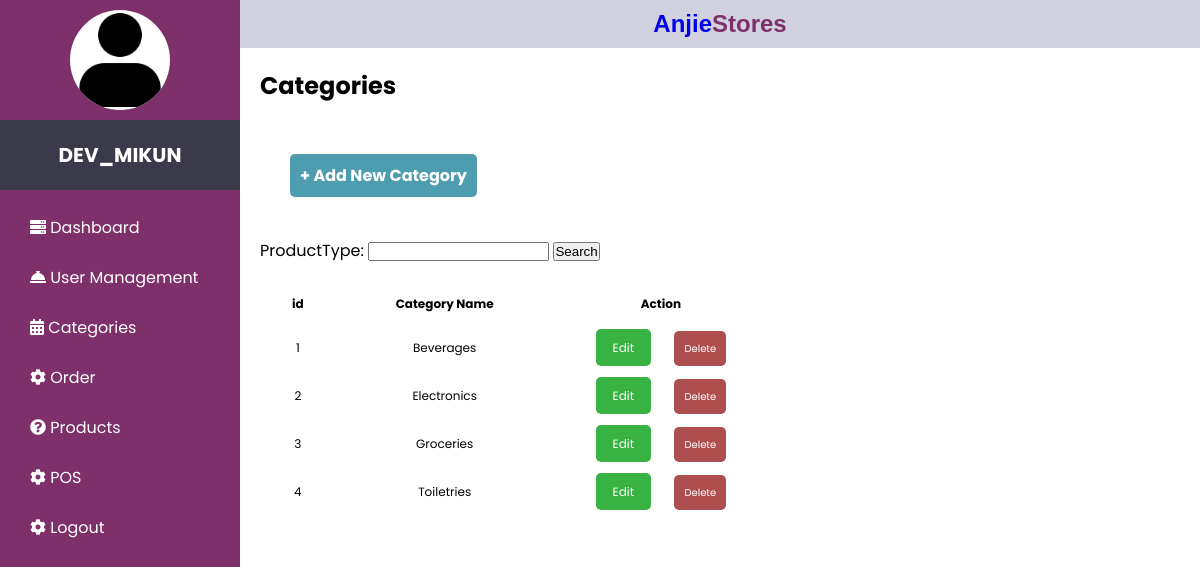
Page /categories/ (signed in) on the committed database.
### inventory/models.py (models this page shows, shortened)
class ProductType(models.Model):
    productTypeID = models.IntegerField()
    productType = models.CharField(max_length=20)

### inventory/views.py (the view)
# urls.py: path('categories/', views.categories, name='categories'),
def categories(request):
    productsType = ProductType.objects.all()
    prodTypefilter = ProductTypeFilter(request.GET, queryset=productsType)
    context = {
        "productsType": productsType,
        "prodTypefilter": prodTypefilter
    }
    return render(request, 'inventory/categories.html',context)

### inventory/templates/inventory/categories.html
{% extends "inventory/index.html" %}
{% load static %}
{% block content %}
<section id="categories">
    <div class="main">
        <a href="/index.html"><h1>Anjie<span style="color:rgb(126, 48, 106)">Stores</span></h1></a>
        <div class="cat-container">
            <h2>Categories</h2>
            <div class="button-add">
                <a href="/categories.html" >+ Add New Category</a>
            </div>
            <div class="cat-options">
                <form action="" method="get">
                    {{prodTypefilter.form}}
                    <button type="submit">Search</button>
                </form>
            </div>
            <div class="table-container">
                <table>
                    <tr>
                      <th>id</th>
                      <th>Category Name</th>
                      <th>Action</th>
                    </tr>
                    {% for producttype in productsType %}
                        <tr>
                            <td>{{producttype.productTypeID}}</td>
                            <td>{{producttype.productType}}</td>
                            <td>
                                <a class="Edit" href="#">Edit</a>
                                <a class="Deactivate" href="#">Delete</a>
                            </td>
                        </tr>
                    {% endfor %}
                </table>
            </div>
        </div>
</section>
{% endblock %}

### inventory/templates/inventory/index.html (shortened to what this page needs)
{% load static %}
<!DOCTYPE html>
<html lang="en">
    <head>
        <link rel="stylesheet" href="{% static 'inventory/style.css' %}" />
        <link rel="stylesheet" href="https://use.fontawesome.com/releases/v5.7.0/css/all.css"/>
    </head>
    <body>
        <div class="sidebar">
            <div class="div-img">
                <img src="{% static 'inventory/images/user.png' %}" alt="current user">
                <h2>{{user}}</h2>
            </div>
            <ul class="nav">
                <li>
                    <a href="{% url 'dashboard' %}">
                        <i class="fas fa-server"></i>
                        <span>Dashboard</span>
                    </a>
                </li>
                <li>
                    <a href="{% url 'usr_mgt' %}">
                        <i class="fas fa-concierge-bell"></i>
                        <span>User Management</span>
                    </a>
                </li>
                <li>
                    <a href="{% url 'categories' %}">
                        <i class="fas fa-calendar-alt"></i>
                        <span>Categories</span>
                    </a>
                </li>
                <li>
                    <a href="{% url 'order' %}">
                        <i class="fas fa-cog"></i>
                        <span>Order</span>
                    </a>
                </li>
                <li>
                    <a href="{% url 'products' %}">
                        <i class="fas fa-question-circle"></i>
                        <span>Products</span>
                    </a>
                </li>
                <li>
                    <a href="{% url 'pos' %}">
                        <i class="fas fa-cog"></i>
                        <span>POS</span>
                    </a>
                </li>
                <li>
                    <a href="{% url 'login_page' %}">
                        <i class="fas fa-cog"></i>
                        <span>Logout</span>
                    </a>
                </li>
            </ul>
        </div>
        {% block content %}
        {% endblock %}
    </body>
</html>

### inventory/static/inventory/style.css (style rules this page uses)
* { margin: 0; padding: 0; text-decoration: none; }
body { box-sizing: border-box; font-family: 'Poppins', 'Segoe UI', Tahoma, Geneva, Verdana, sans-serif; }
.sidebar { position: fixed; background: rgb(126, 48, 106); width: 20%; height: 100%; top: 0; left: 0; z-index: 1; }
.div-img img { display: flex; justify-content:center; width: 100px; height: 100px; border-radius: 50%; overflow: hidden; background-color: white; margin-top: 10px; margin-left: auto; margin-right: auto; margin-bottom:10px ; }
.sidebar h2 { text-align: center; font-size: 20px; text-transform: uppercase; color: #ffffff; background: #3b3a4b; padding: 20px; font-weight: bold; }
.sidebar ul li { margin: 25px 0; }
.sidebar ul li a { color: #ffffff; padding: 0 30px; }
.main { margin-left: 20%; height:100vh; }
.main h1 { background-color: rgb(209, 209, 224); padding:10px; text-align: center; font-family: Geneva, Verdana, sans-serif; }
.table-container { border-collapse: collapse; font-size: 0.75em; }
.table-container tr { text-align: center; }
.table-container th, td { padding-top: 0px; padding-bottom: 20px; padding-left: 50px; padding-right: 40px; }
.table-container td .Deactivate { margin:10px; width: 125px; height: 35px; background: #af4e4e; padding: 10px ; text-align: center; border-radius: 5px; color: white; font-size: 10px; line-height: 25px; }
.cat-container h2 { padding:20px; margin-bottom:40px; }
.cat-container .button-add a { margin:50px; width: 125px; height: 35px; background: #4E9CAF; padding: 10px ; text-align: center; border-radius: 5px; color: white; font-weight: bold; line-height: 25px; }
.table-container td .Edit { margin:10px; width: 125px; height: 55px; background: #38b342; padding: 10px 17px; text-align: center; border-radius: 5px; color: white; font-size: 12px; line-height: 25px; }
.cat-options { display:flex; justify-content:space-between; margin:20px; margin-top:50px; margin-bottom:30px; }

### rows in the picture
ProductType: productTypeID "1", productType "Beverages"
ProductType: productTypeID "2", productType "Electronics"
ProductType: productTypeID "3", productType "Groceries"
ProductType: productTypeID "4", productType "Toiletries"

### other values in the picture
{{ user }} "DEV_MIKUN"
